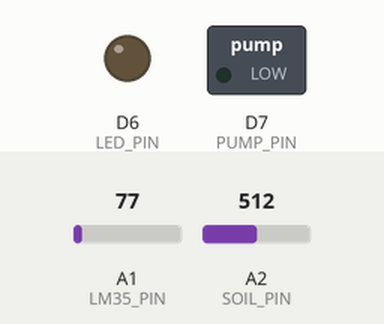
This sketch was run on a simulated Arduino Nano 33 IoT. Shown: switched loads named in the sketch (green lamp = pin HIGH), output pins drawn as LEDs (lit = HIGH). The inputs (shaded band) are chosen by the test bench; at power-on: A1 (LM35_PIN) = 77, A2 (SOIL_PIN) = 512. Nothing arrives over Bluetooth unless stated; a phone connects over Bluetooth LE 3 s after start; what the sketch prints to the serial monitor is not drawn.

Above: at 5.8 s.
5.9 s: A1 (LM35_PIN) set to 105
9.0 s: A1 (LM35_PIN) set to 124
At 10.0 s:
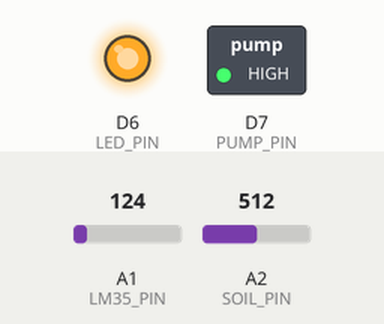
12.1 s: A1 (LM35_PIN) set to 107
At 14.3 s:
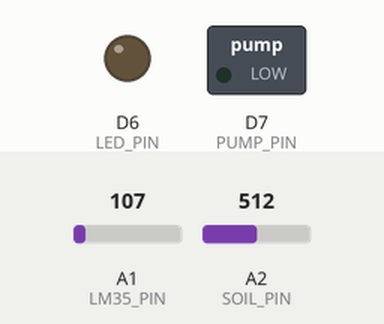
15.2 s: A1 (LM35_PIN) set to 130
At 17.4 s:
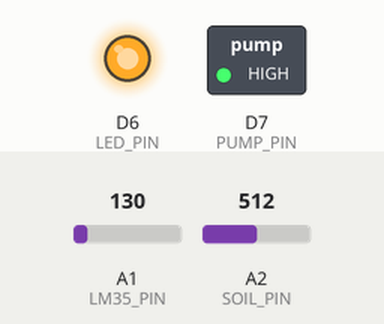
Timing chart, 0 to 18.9 s (numbered marks = the images above; inputs shaded):
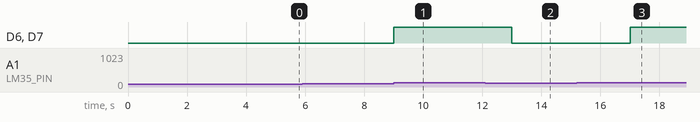

Measured:
- the behaviour switches between 111 and 112 on A1 (LM35_PIN) (found by bisection; images 0 and 1)
- after the input at 5.9 s, every drawn part: stays the same
- after the input at 9.0 s, D6 (LED_PIN), D7 (PUMP_PIN): LOW → HIGH at once
- after the input at 12.1 s, D6 (LED_PIN), D7 (PUMP_PIN): HIGH → LOW after 0.90 s
- after the input at 15.2 s, D6 (LED_PIN), D7 (PUMP_PIN): LOW → HIGH after 1.8 s

The sketch:

Bluetooth_sender.ino
```cpp
#include <ArduinoBLE.h>

// ---------- Pin definitions ----------
#define LM35_PIN A1
#define SOIL_PIN A2
#define PUMP_PIN 7
#define LED_PIN 6

// ---------- BLE service & characteristics ----------
BLEService wsnService("180A");                 // custom service
BLEStringCharacteristic dataChar("2A6E", BLERead | BLENotify, 40);
// send all sensor data + timestamp in one packet

// ---------- Sensor helpers ----------
float readTemp() {
  int raw = analogRead(LM35_PIN);
  float v = raw * 3.3 / 1023.0;
  return v * 100.0;        // LM35 → 10 mV/°C
}
int readSoil() { return analogRead(SOIL_PIN); }

// ===================================================
void setup() {
  Serial.begin(9600);
  while (!Serial);
  Serial.println("🔌 Serial connected");

  pinMode(PUMP_PIN, OUTPUT);
  pinMode(LED_PIN, OUTPUT);
  digitalWrite(PUMP_PIN, LOW);
  digitalWrite(LED_PIN, LOW);

  Serial.print("🔧 Starting BLE...");
  if (!BLE.begin()) {
    Serial.println("❌ BLE start failed!");
    while (1);
  }
  Serial.println("✅ ok");

  BLE.setLocalName("NodeA_MKR1010");
  BLE.setAdvertisedService(wsnService);
  wsnService.addCharacteristic(dataChar);
  BLE.addService(wsnService);
  BLE.advertise();
  Serial.println("🌿 Node A — BLE Peripheral advertising...");
}

// ===================================================
void loop() {
  BLEDevice central = BLE.central();

  if (central) {
    Serial.print("👋 Connected to ");
    Serial.println(central.address());

    while (central.connected()) {
      float t = readTemp();
      int s   = readSoil();
      bool pump = (s <= 300) || (t >= 36.0);

      digitalWrite(PUMP_PIN, pump);
      digitalWrite(LED_PIN, pump);

      // --- include timestamp for metrics ---
      unsigned long tSend = millis();
      String msg = "TIME:" + String(tSend) +
                   ",TEMP:" + String(t,1) +
                   ",SOIL:" + String(s) +
                   ",PUMP:" + (pump ? "ON" : "OFF");

      dataChar.writeValue(msg);

      Serial.println("📤 BLE Sent → " + msg);
      delay(2000);
    }
    Serial.println("❌ Disconnected");
  }
}
```
